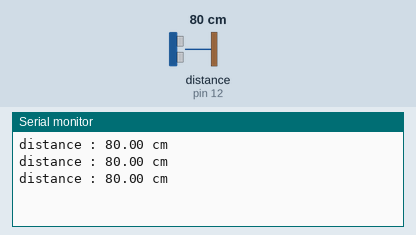
A sketch run on a simulated Arduino Uno, built with avr-gcc and run on an emulated ATmega328P. On the bench: the last lines printed to the serial monitor. Inputs (shaded band) come from the test bench; at power-on: distance to the obstacle (sensor on pin 12) 80 cm. The echo pulse lasts 58.3 µs per cm.

Above: at 1.3 s.
1.4 s: distance to the obstacle (sensor on pin 12) set to 2 cm
At 1.9 s:
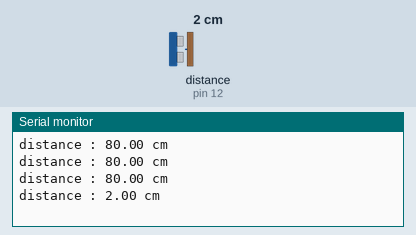
2.9 s: distance to the obstacle (sensor on pin 12) set to 4 cm
At 3.4 s:
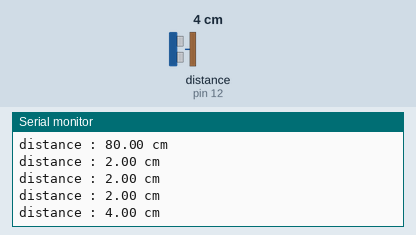
Timing chart, 0 to 5.9 s (numbered marks = the images above; inputs shaded):
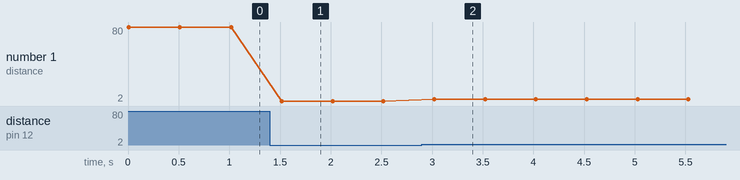

The sketch:

01_2_sonic_Lib.ino
```cpp
#include <HCSR04.h>

int trigPin=11;  //아두이노가 전류를 넣어 초음파를 발사하게 하는 핀
int echoPin=12;  //수신부로 입력된 초음파를 받는 핀
UltraSonicDistanceSensor distanceSensor(trigPin, echoPin);

void setup() {
  Serial.begin(9600);
}

void loop() {
  double distance = distanceSensor.measureDistanceCm();
  Serial.print("distance : ");
  Serial.print(distance);
  Serial.println(" cm");
  delay(500);
}
```

Measured:
- after the input at 1.4 s, the serial monitor: prints a new line after 0.12 s (image 1)
- after the input at 2.9 s, the serial monitor: prints a new line after 0.12 s (image 2)
- plotted number 1: 80 → 2 after the input at 1.4 s, 2 → 4 after the input at 2.9 s
